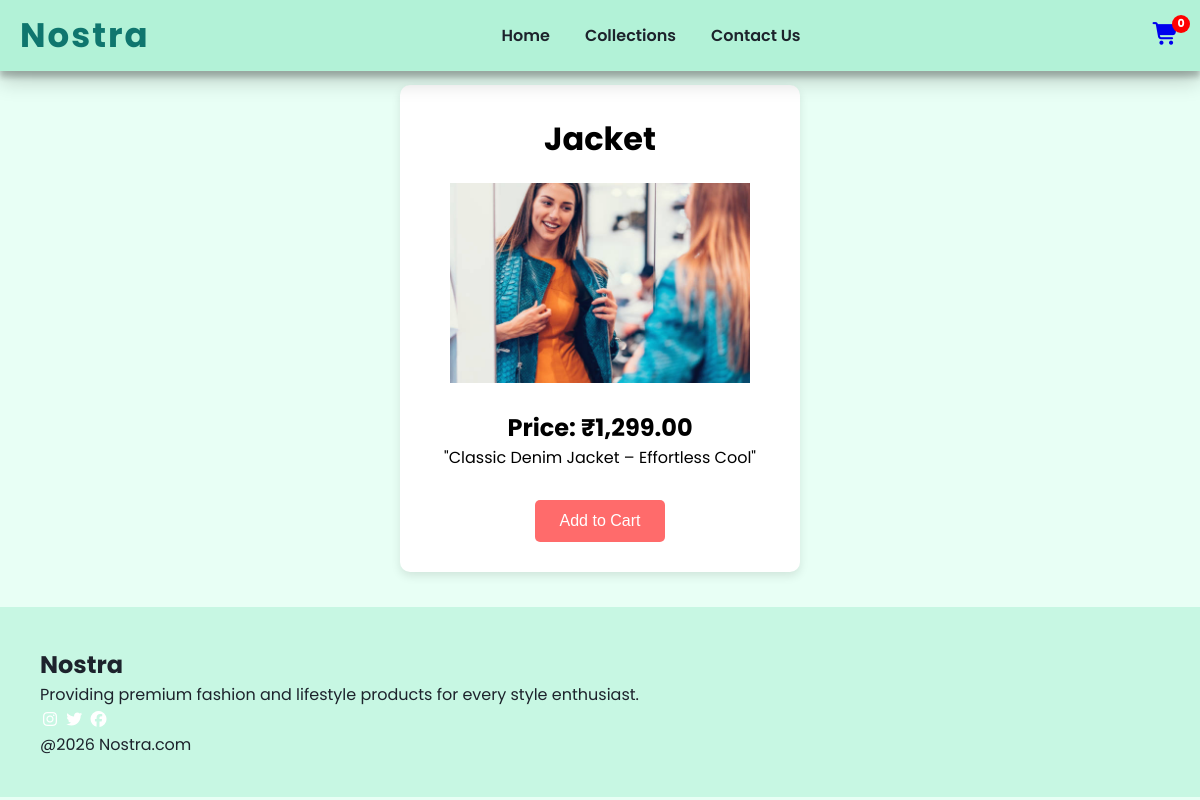
/product_backend.php?id=4, run on the app's committed database.
### tables this page shows
CREATE TABLE `products` (
  `id` int(11) NOT NULL,
  `product_name` varchar(255) DEFAULT NULL,
  `price` decimal(10,2) DEFAULT NULL,
  `image` varchar(255) DEFAULT NULL,
  `description` text DEFAULT NULL
);

### product_backend.php (called while the page is built)
<?php
include("db.php");
$id = intval($_GET['id']);
$sql="Select * from products where id=$id";
$result=mysqli_query($conn,$sql);
$product=mysqli_fetch_assoc($result);
include("product_view.php");
?>

### product_view.php (the view, shortened to what this page needs)
<!DOCTYPE html>
<html lang="en">
<head>
    <link rel="stylesheet" href="style.css">
    <link rel="stylesheet" href="style.css">
    <link rel="stylesheet" href="https://cdnjs.cloudflare.com/ajax/libs/font-awesome/7.0.1/css/all.min.css"
 />
</head>
<body>
    <nav class="navbar">
        <h1 class="nostra">Nostra</h1>
        <div class="navbar-links">
            <p class="navbar-link"><a href="index.php">Home</a></p>
            <p class="navbar-link"><a href="collection.php">Collections</a></p>
            <p class="navbar-link"><a href="contact.html">Contact Us</a></p>
        </div>
         <div class="navbar-cart">
            <a href="cart.php">
                <i class="fa-solid fa-cart-shopping"></i>
                <span class="cart-count">
                </span>
            </a>
        </div>
    </nav>
    <div class="product-page">
    <div class="product-container">
        <h1> <?php echo $product['product_name'];?></h1>
        <img src="images/<?php echo $product['image'];?>" width="300">
        <h2>Price:  ₹<?php echo number_format($product['price'],2);?></h2>
        <p><?php echo $product['description'];?></p>
        <form method="post" class="add-to-cart-container">
    <button type="submit" name="add_to_cart" class="add-to-cart-btn">
        Add to Cart
    </button>
</form>
    </div>
  </div>
        <div class="footer">
            <div class="footer-container">
                <div class="footer-box-1">
                    <h2 class="headingText">Nostra</h2>
                        <p>Providing premium fashion and lifestyle products for every style enthusiast.</p>
                        <div class="footer-box-1">
                            <i class="fa-brands fa-instagram" style="color:#ffffff;"></i>
                            <i class="fa-brands fa-twitter" style="color:#ffffff;"></i>
                            <i class="fa-brands fa-facebook" style="color:#ffffff;"></i>
                        </div>
                </div>
            </div>
            <p class="subtitle">@2026 Nostra.com</p>
        </div>
</body>
</html>

### style.css (style rules this page uses)
* { padding: 0; margin: 0; box-sizing: border-box; }
body { font-family: 'Poppins', sans-serif; margin: 0; padding-top: 70px; background: #e8fff5; }
.navbar { display: flex; justify-content: space-between; align-items: center; padding: 10px 20px; box-shadow: rgba(0, 0, 0, 0.19) 0px 10px 20px, rgba(0, 0, 0, 0.23) 0px 6px 6px; position: fixed; top: 0; left: 0; width: 100%; z-index: 1000; background:#b2f2d7; }
.navbar-links { display: flex; gap: 15px; flex-wrap: wrap; }
.navbar-links a { text-decoration: none; color:#1D232C; font-weight:600; font-size:16px; padding:6px 10px; transition:0.3s; }
.navbar-cart { position: relative; display: inline-block; }
.navbar-cart i { font-size:22px; }
.cart-count { position:absolute; top:-8px; right:-10px; background:red; color:white; font-size:11px; font-weight:bold; width:18px; height:18px; border-radius:50%; display:flex; align-items:center; justify-content:center; }
.footer { margin-top:20px; padding:40px; background-color: #c7f7e3; color:#1D232C; }
.product-page { display:flex; justify-content: center; align-items: center; }
.product-container { background: white; padding: 30px; width: 400px; margin:15px; text-align: center; border-radius: 10px; box-shadow: 0 4px 10px rgba(0,0,0,0.1); }
.product-container img { max-width: 100%; margin: 20px 0; }
.product-page .add-to-cart-btn { background-color: #ff6b6b; color: white; border: none; padding: 12px 25px; border-radius: 5px; cursor: pointer; font-size: 16px; display: inline-block; width: auto; transition: 0.3s; }
.product-page .add-to-cart-container { text-align: center; margin-top: 20px; }
.add-to-cart-btn { margin-top:10px; padding:10px; background:#ff6f61; color:white; border:none; border-radius:6px; cursor:pointer; width:100%; transition:0.3s; }
.nostra { font-size:34px; font-weight:700; color:#0f766e; letter-spacing:2px; }

### data on the page
products: product_name "Jacket", image (picture), price "1,299.00", description "\"Classic Denim Jacket – Effortless Cool\""

### other printed values
$count "0"
